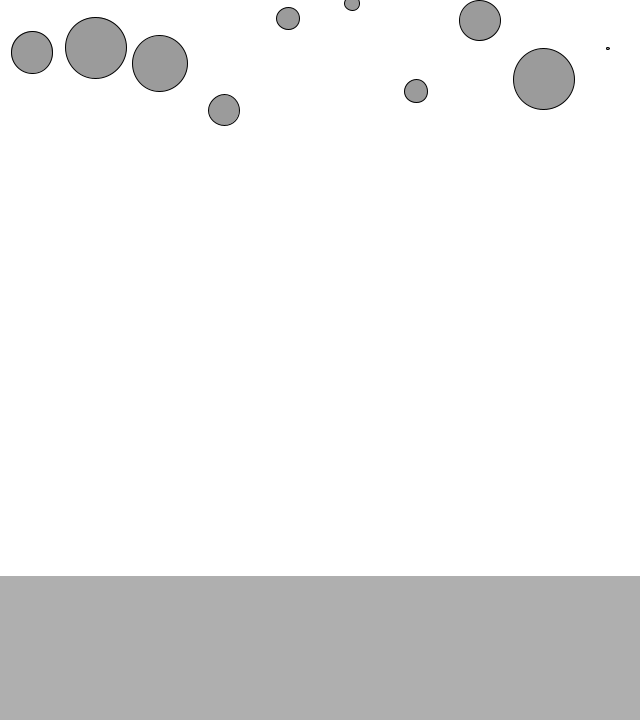
Frame 1 (no input)
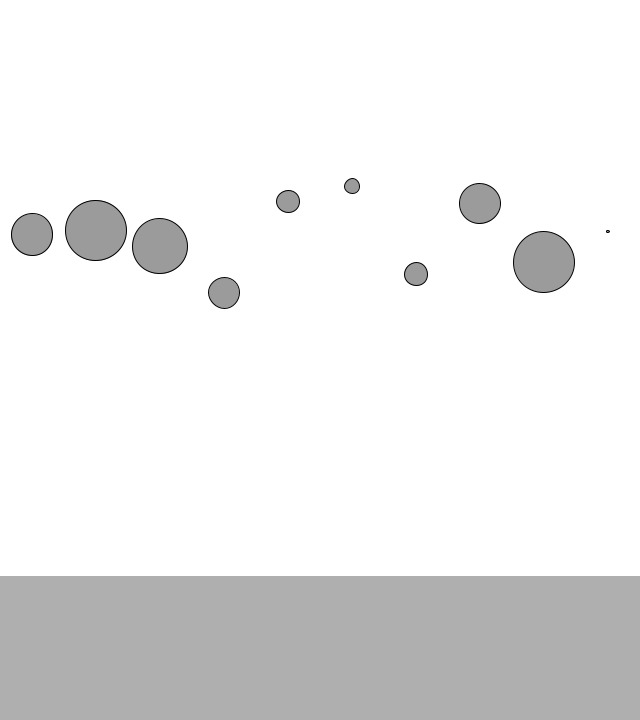
Frame 60 (the mouse pressed at the canvas centre just before this capture)
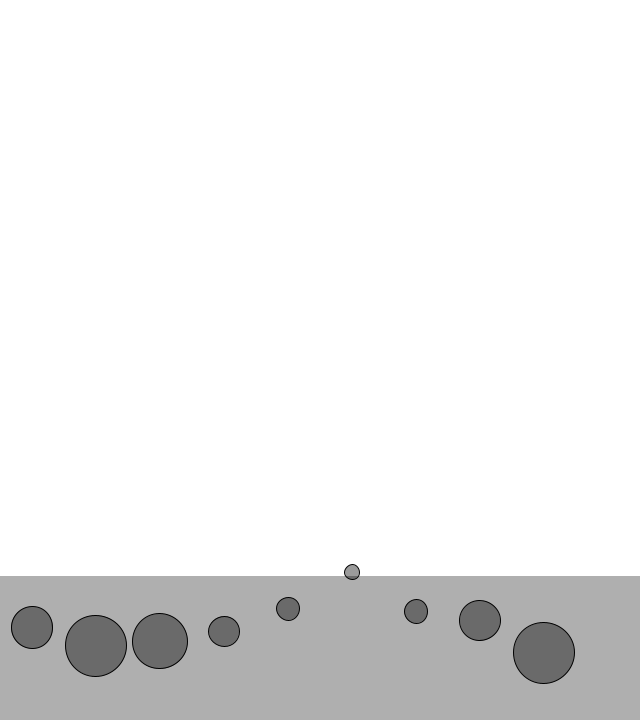
Frame 120 (the mouse held since frame 60 and released just before this capture)

The Processing sketch that drew these frames (run headless with seeded random() and noise(); from frame 60 on, the mouse is pressed at the canvas centre):

// Processing sketch: n2_5_DragGreaterDrop
// ── n2_5_DragGreaterDrop.pde
Mover[] movers = new Mover[10];
Liquid liquid;

void setup() {
 size(640,720); 
 
 // instanitating movers with mass between .1 and 4 and x of 30 and y of 0
 for (int i=0; i < movers.length;i++) {
   int dist = width/10;
   dist*=i; 
   movers[i] = new Mover(random(0.1,4),dist+32,random(0,200));
 }
 
 liquid = new Liquid(0, height/1.25, width, height/1.25, 0.1);
 
}

void draw() {
  background(255);
  
  liquid.display();
  
  
  
  // apply forces, update, animte movers
  for (int i=0; i < movers.length;i++) {
    // make gravity force that is same to all movers despite having differing mass
    PVector gravity = new PVector(0,0.1*movers[i].mass);
    
    if (movers[i].isInside(liquid)) {
      movers[i].drag(liquid);
    }
        
    
    movers[i].applyForce(gravity);
    
    movers[i].update();
    movers[i].display();
  }
  
  
}
// ── Liquid.pde
class Liquid {
  float x,y,w,h;
  float c;
  
  Liquid(float x_, float y_, float w_, float h_, float c_) {
    x=x_;
    y=y_;
    w=w_;
    h=h_;
    c=c_;
  }
  
  void display() {
   noStroke();
   fill(175);
   rect(x,y,w,h);    
  }
  
  
    
  
    
}
// ── Mover.pde
class Mover {
 
  PVector position;
  PVector velocity;
  PVector acceleration;
  float mass;
  
  Mover(float m, float xp, float yp) {
    mass = m;
    position = new PVector(xp,yp);
    velocity = new PVector(0,0);
    acceleration = new PVector(0,0);
    
  }
  
  void applyForce(PVector force) {
   PVector f = PVector.div(force,mass);
   acceleration.add(f);
  }
  
  void update() {
   velocity.add(acceleration);
   position.add(velocity);
   acceleration.mult(0);
  }
  
  void display() {
    stroke(0);
    fill(0,100);
    ellipse(position.x,position.y,mass*16,mass*16);
  }
  
  
  boolean isInside(Liquid l) {
    
    if (position.x>l.x && position.x<l.x+l.w && position.y>l.y && position.y<l.y+l.h) {
      return true;
    } else {
      return false;
    }
    
  }
  
  void drag(Liquid l) {
    
    float speed = velocity.mag();
    float dragMagnitude = l.c * speed * speed;
    
    PVector drag = velocity.get();
    drag.mult(-1);
    drag.normalize();
    
    drag.mult(dragMagnitude);
    applyForce(drag);
    
    if (position.y > height-mass/2) {
     acceleration.mult(0);
     position.y = height-mass/2;
    }
  }
  
  
  
}
